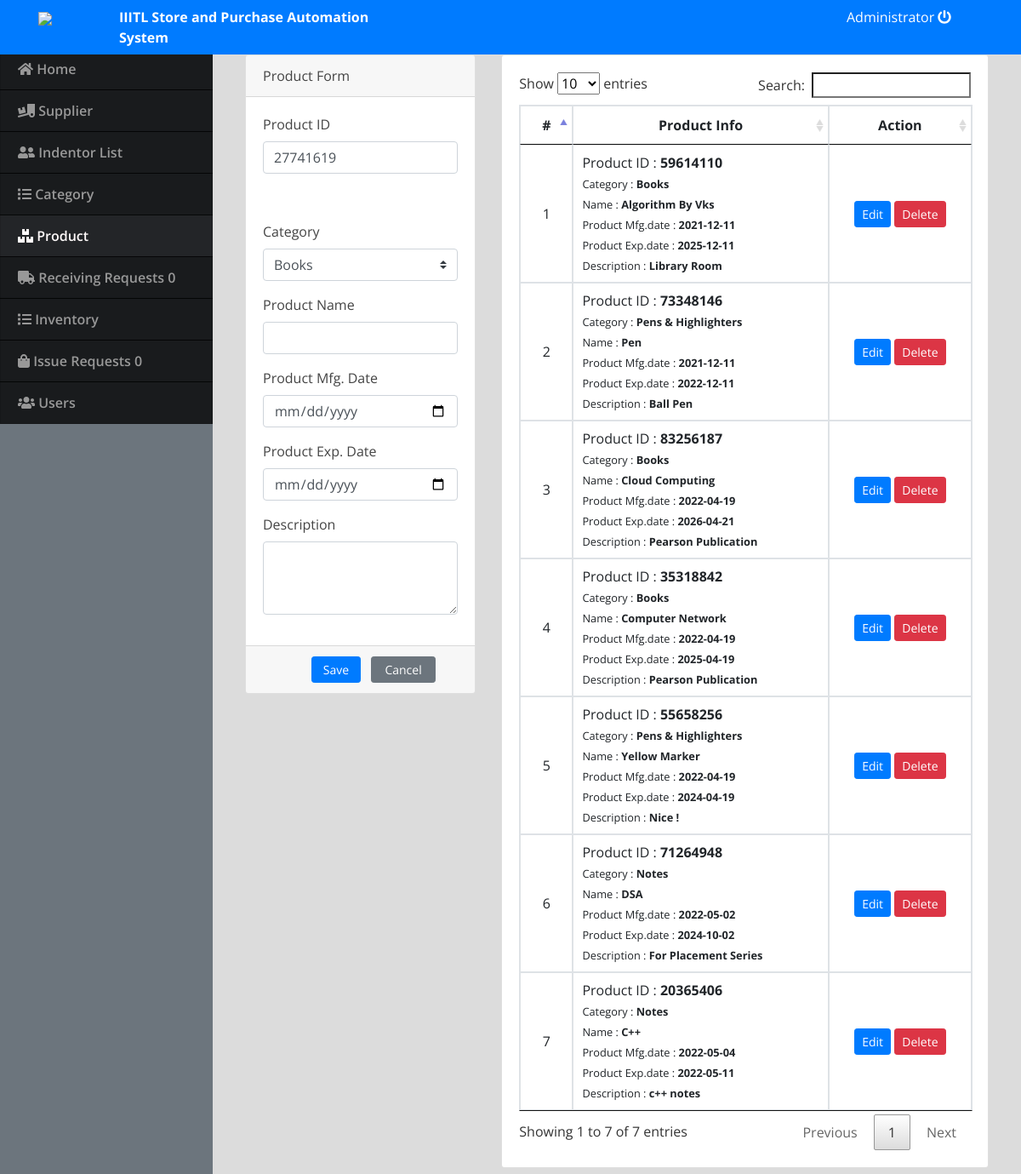
Page /index.php?page=product (signed in) on the committed database.
### tables this page shows
CREATE TABLE `product_list` (
  `id` int(30) NOT NULL,
  `product_id` int(30) NOT NULL,
  `category_id` int(30) NOT NULL,
  `name` varchar(150) NOT NULL,
  `mfg_date` date NOT NULL,
  `exp_date` date NOT NULL,
  `description` text NOT NULL
);

### product.php (the view, shortened to what this page needs)
<?php include('db_connect.php');
	$product_id = mt_rand(1,99999999);
	$product_id = sprintf("%'.08d\n", $product_id);
?>
<div class="container-fluid">
	<div class="col-lg-12">
		<div class="row">
			<div class="col-md-4">
			<form action="" id="manage-product">
				<div class="card">
					<div class="card-header">
						    Product Form
				  	</div>
					<div class="card-body">
							<div class="form-group">
								<label class="control-label">Product ID</label>
								<input type="text" class="form-control" name="product_id" value="<?php echo $product_id ?>">
							</div>
					</div>
					<div class="card-body">
							<div class="form-group">
								<label class="control-label">Category</label>
								<select name="category_id" id="" class="custom-select browser-default">
								<?php
								$cat = $conn->query("SELECT * FROM category_list order by name asc");
								while($row=$cat->fetch_assoc()):
									$cat_arr[$row['id']] = $row['name'];
								?>
									<option value="<?php echo $row['id'] ?>"><?php echo $row['name'] ?></option>
								<?php endwhile; ?>
								</select>
							</div>
						<div class="form-group">
							<label class="control-label">Product Name</label>
							<input type="text" class="form-control" name="name" >
						</div>
						<div class="form-group">
							<label class="control-label">Product Mfg. Date</label>
							<input type="date" class="form-control" id="mfg_date" name="mfg_date" >
						</div>
						<div class="form-group">
							<label class="control-label">Product Exp. Date</label>
							<input type="date" class="form-control" id="exp_date" name="exp_date" >
						</div>
						<div class="form-group">
							<label class="control-label">Description</label>
							<textarea class="form-control" cols="30" rows="3" name="description"></textarea>
						</div>
					</div>
					<div class="card-footer">
						<div class="row">
							<div class="col-md-12">
								<button class="btn btn-sm btn-primary col-sm-3 offset-md-3 mr-2"> Save</button>
								<button class="btn btn-sm btn-secondary col-sm-4" type="button" onclick="$('#manage-product').get(0).reset()">Cancel</button>
							</div>
						</div>
					</div>
				</div>
			</form>
			</div>
			<div class="col-md-8">
				<div class="card">
					<div class="card-body">
						<table class="table table-bordered table-hover">
							<thead>
								<tr>
									<th class="text-center">#</th>
									<th class="text-center">Product Info</th>
									<th class="text-center">Action</th>
								</tr>
							</thead>
							<tbody>
								<?php
								$i = 1;
								$prod = $conn->query("SELECT * FROM product_list order by id asc");
								while($row=$prod->fetch_assoc()):
								?>
								<tr>
									<td class="text-center"><?php echo $i++ ?></td>
									<td class="">
										<p>Product ID : <b><?php echo $row['product_id'] ?></b></p>
										<p><small>Category : <b><?php echo $cat_arr[$row['category_id']] ?></b></small></p>
										<p><small>Name : <b><?php echo $row['name'] ?></b></small></p>
										<p><small>Product Mfg.date : <b><?php echo $row['mfg_date'] ?></b></small></p>
										<p><small>Product Exp.date : <b><?php echo $row['exp_date'] ?></b></small></p>
										<p><small>Description : <b><?php echo $row['description'] ?></b></small></p>
									</td>
									<td class="text-center">
										<button class="btn btn-sm btn-primary edit_product" type="button" data-id="<?php echo $row['id'] ?>" data-name="<?php echo $row['name'] ?>" data-product="<?php echo $row['product_id'] ?>" data-category_id="<?php echo $row['category_id'] ?>"data-mfg="<?php echo $row['mfg_date'] ?>" data-exp="<?php echo $row['exp_date'] ?>" data-description="<?php echo $row['description'] ?>"  >Edit</button>
										<button class="btn btn-sm btn-danger delete_product" type="button" data-id="<?php echo $row['id'] ?>">Delete</button>
									</td>
								</tr>
								<?php endwhile; ?>
							</tbody>
						</table>
					</div>
				</div>
			</div>
		</div>
	</div>
</div>

### assets/css/style.css (style rules this page uses)
body { font-family: "Open Sans", sans-serif; color: #444444; width: 100%; height: calc(100%); }

### index.php (style rules this page uses)
body { background: #80808045; }

### product.php (style rules this page uses)
td { vertical-align: middle !important; }
td p { margin:unset; }

### rows in the picture
product_list: product "59614110", category "Books", name "Algorithm By Vks", mfg_date "2021-12-11", exp_date "2025-12-11", description "Library Room"
product_list: product "73348146", category "Pens & Highlighters", name "Pen", mfg_date "2021-12-11", exp_date "2022-12-11", description "Ball Pen"
product_list: product "83256187", category "Books", name "Cloud Computing", mfg_date "2022-04-19", exp_date "2026-04-21", description "Pearson Publication"
product_list: product "35318842", category "Books", name "Computer Network", mfg_date "2022-04-19", exp_date "2025-04-19", description "Pearson Publication"
product_list: product "55658256", category "Pens & Highlighters", name "Yellow Marker", mfg_date "2022-04-19", exp_date "2024-04-19", description "Nice !"
product_list: product "71264948", category "Notes", name "DSA", mfg_date "2022-05-02", exp_date "2024-10-02", description "For Placement Series"
product_list: product "20365406", category "Notes", name "C++", mfg_date "2022-05-04", exp_date "2022-05-11", description "c++ notes"

### other values in the picture
$_SESSION['login_name'] "Administrator"
$a['total'] "0"
$c['total'] "0"
form field category_id "Books"
